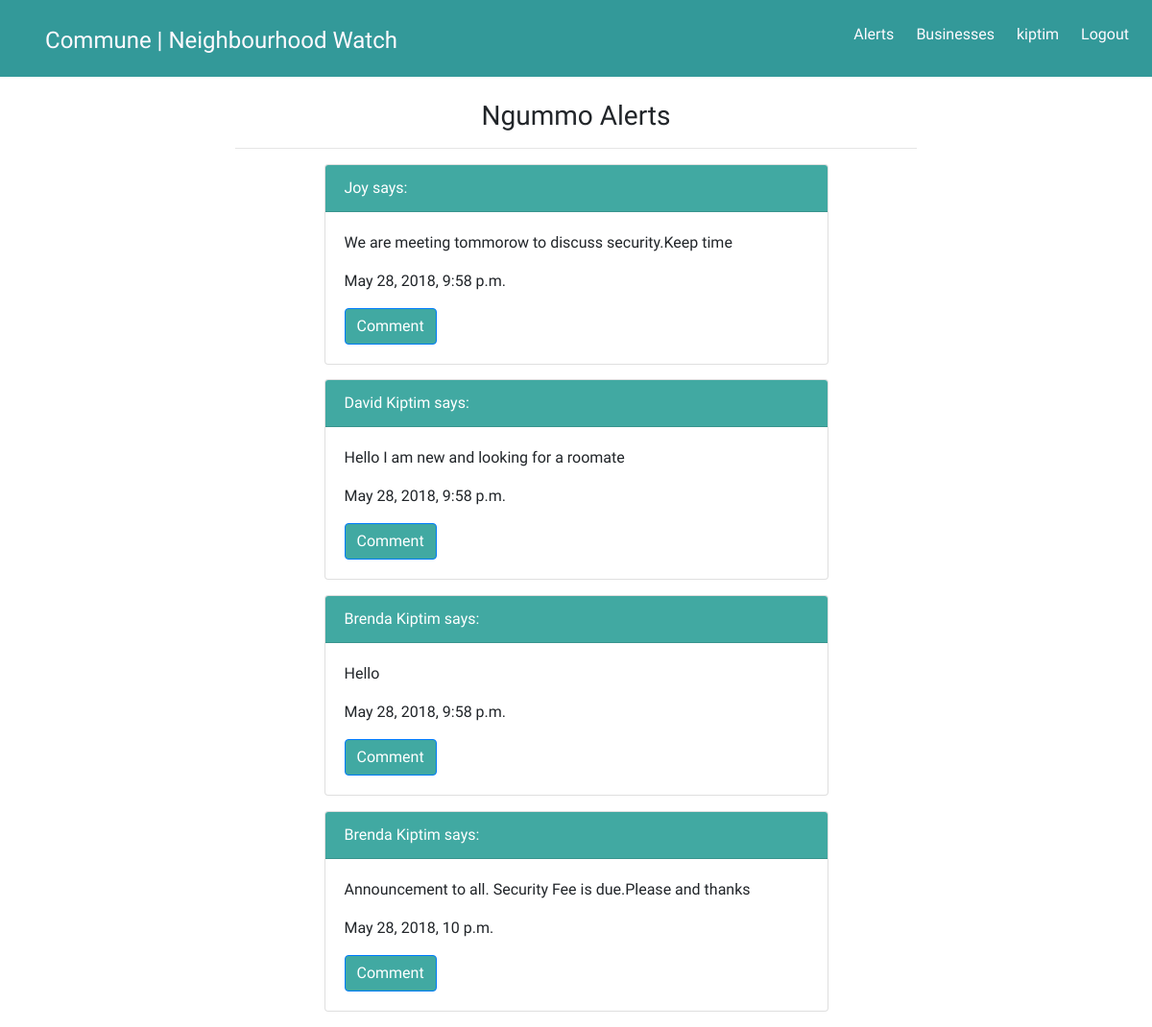
Screenshot of /alerts/ (signed in) with the database file from the repository.
### communeapp/models.py (models this page shows, shortened)
class Neighbourhood(models.Model):
    neighbourhood_name=models.CharField(max_length=250)
    location=models.CharField(max_length=200)
    occupation_count=models.IntegerField()
    def __str__(self):
        return self.neighbourhood_name

class Message(models.Model):
    message=models.CharField(max_length=1000)
    user=models.ForeignKey(User)
    profile=models.ForeignKey(Profile)
    hood=models.ForeignKey(Neighbourhood)
    posted=models.DateTimeField(auto_now_add=True, blank=True)

class Profile(models.Model):
    name=models.CharField(max_length=50)
    profile_image = models.ImageField(upload_to = 'articles/')
    user=models.OneToOneField(User, on_delete=models.CASCADE)
    neighbourhood=models.ForeignKey(Neighbourhood, null=True)
    email=models.CharField(max_length=100)
    email_confirmed=models.BooleanField(default=False)

### communeapp/views.py (the view)
# urls.py: url(r'alerts/$', views.view_messages, name='view_messages'),
def view_messages(request):
    title="Commune | Alerts "
    current_user=request.user
    neighbours=Profile.objects.get(user=current_user)
    neighbourhood=neighbours.neighbourhood
    message=Message.objects.filter(hood=neighbourhood)
    message=message.reverse()
    print(neighbourhood)
    return render(request, 'views/messages.html', {"title":title, "messages":message, "hood":neighbourhood})

### communeapp/templates/views/messages.html (shortened to what this page needs)
{% extends 'views/base.html' %}
{% load bootstrap3 %}
{% load static %}
{% block content %}
{% if messages %}
<div class="container">
    <div class="row">
        <div class="col-md-8 offset-md-2 text-center">
                <h3>{{hood}} Alerts</h3>
                <hr>
        </div>
    </div>
</div>
{% for message in messages %}
<div class="container">
    <div class="row">
        <div class="col-md-6 offset-md-3">
        <div class="card">
                <div class="card-header">
                    {{message.profile.name}} says:
                </div>
                <div class="card-body">
                    <p class="card-text">{{message.message}}</p>
                    <p>{{message.posted}}</p>
                    <a id="cardbutton" href="#" class="btn btn-primary">Comment</a>
                </div>
                </div>
</div>
    </div>
</div>
{%endfor%}
{% else %}
<p>No message has been posted in {{hood}}</p>
   </a>
</p>
{% endif %}
{% endblock %}

### communeapp/templates/navbar.html (shortened to what this page needs)
<!DOCTYPE html>
<html lang="en">
<head>
    {% load static %}
    <link rel="stylesheet" href="{% static 'css/base.css' %}">
</head>
<body>
              <nav>
                <ul id="navnav">
                  <li id="brand"><a href="{% url 'landingpage'%}">Commune | Neighbourhood Watch</a></li>
                  {% if user.is_authenticated %}
                  <li id="bodynav"><a href="{% url 'logout'%}">Logout</a></li>
                  {%else%}
                  <li id="bodynav"><a href="{% url 'login'%}">Login</a></li>
                  {% endif %}
                  <li id="bodynav"><a href="{% url 'view_profile' %}">{{user.username}}</a></li>
                  <li id="bodynav"><a href="{% url 'view_businesses'%}">Businesses</a></li>
                  <li id="bodynav"><a href="{% url 'view_messages' %}">Alerts</a></li>
                </ul>
              </nav>
</body>
</html>

### static/css/base.css (style rules this page uses)
* { margin:0; padding:0px; padding-right:0px; padding-left:0px; font-family: 'Andika', sans-serif; }
body, .container-fluid, .row, .col-xs-12 { margin:0; padding:0px; padding-right:0px; padding-left:0px; margin-top: 0px; margin-right:0px; position: relative; }
nav { margin:0; padding:0px; height:10vh; background:white; background-attachment: fixed; margin-bottom:2%; }
nav ul { padding:2%; }
nav li { list-style-type: none; display: inline-block; margin-left:2%; }
nav #bodynav { float:right; }
nav #brand { float:left; font-size:150%; margin-bottom:3px; }
a, a:hover { color:#41A9A2; }
.card { margin-bottom:3%; }
.card-header, #cardbutton { background: #41A9A2; color:white; }

### rows the page displays
Neighbourhood: neighbourhood_name "Ngummo"
Message: profile.name "Joy", message "We are meeting tommorow to discuss security.Keep time", posted "May 28, 2018, 9:58 p.m."
Message: profile.name "David Kiptim", message "Hello I am new and looking for a roomate", posted "May 28, 2018, 9:58 p.m."
Message: profile.name "Brenda Kiptim", message "Hello", posted "May 28, 2018, 9:58 p.m."
Message: profile.name "Brenda Kiptim", message "Announcement to all. Security Fee is due.Please and thanks", posted "May 28, 2018, 10 p.m."

### other values shown
{{ user.username }} "kiptim"
